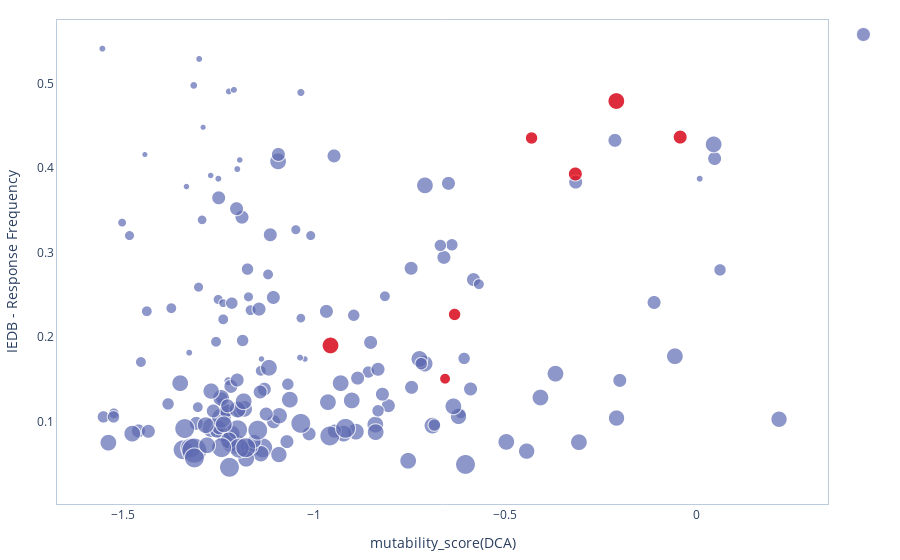

Write notebook code for a chart like this one.
### Markdown cell above
### DCA and IEDB - paper results
Here we plot the DCA mutability score vs. the IEDB response frequency for each site of the RDB domain (Fig 3B of the paper).

The interesting region is the **upper right corner** containing sites which are expected to be mutable (high DCA score) and that can induce immune escape (high RF).

As in the paper, here we use:
- IDEB epitope data updated on 16 May 2021. 
- WHO weekly epidemiological report on Covid-19 (https://www.who.int/publications/m/item/weekly-epidemiological-update-on-covid-19---18-may-2021) published on 18 May 2021. It classifies 6 SARS-CoV-2 variants as variants of interest (VOI) and 4 as variants of concern (VOC). Within the RBD domain, they have mutations in the 417, 452, 477, 478, 483, 484 and 501 positions (red points in the plot).

In the next cells we repeat the analysis using more recent versions of IEDB data and extending the predictions to other protein domains.

### Code cell
# DCA vs. IEDB response frequency
prot = "Spike"
dom = "bCoV_S1_RBD"
score = 'mutability_score(DCA)'

#positions mutated in VOI/VOC (as of May 2021)
list_pos_mutated_VOI_VOC = [417, 452, 477, 478, 483, 484,  501] #red points

df = load_data_dca(path_data = "./data/data_dca_iedb_RDB_domain.csv", protein = prot, domain = dom)
#print(df)
plot_dca_IEDB(df, score, list_pos = list_pos_mutated_VOI_VOC)

### To plot only B(T) cell epitopes (Fig S6)
#df = load_data_dca(path_data = "./data/data_dca_iedb_RDB_domain_BTcell.csv", protein = prot, domain = dom)
#BT_cell = "B_cell" #"T_cell"
#print('***** {0} epitopes *****'.format(BT_cell))
#plot_dca_IEDB_BTcell(df, score, list_pos = list_pos_mutated_VOI_VOC, cell_type = BT_cell)

### Figure 1 — Plotly figure (JSON) as saved in the notebook; plotly's stock layout.template omitted (floating-point values rounded to 4 significant figures; data arrays with more than 128 entries replaced by an {"elided": "..."} marker saying what was removed)
{"data": [{"marker": {"color": "#5D69B1", "size": {"elided": "178 float values"}}, "mode": "markers", "name": "", "text": {"elided": "178 str values"}, "textfont": {"color": "#E58606"}, "textposition": "top right", "type": "scattergl", "uid": "66f9d234-e3fe-4c00-bc2a-5f6fe8a45f51", "x": {"elided": "178 float values"}, "y": {"elided": "178 float values"}}, {"marker": {"color": "red", "size": [12.5, 16.67, 12.5, 11.11, 14.29, 16.67, 14.29]}, "mode": "markers", "showlegend": false, "text": ["wt: K417", "wt: L452", "wt: S477", "wt: T478", "wt: V483", "wt: E484", "wt: N501"], "textfont": {"color": "#E58606"}, "textposition": "top right", "type": "scattergl", "uid": "49b36d94-3950-46cf-80ee-3a7edfc625ce", "x": [-0.4315, -0.9576, -0.6329, -0.6578, -0.317, -0.2097, -0.0427], "y": [0.4356, 0.1903, 0.227, 0.151, 0.3931, 0.4793, 0.4367]}], "layout": {"legend": {"itemclick": "toggleothers", "itemdoubleclick": "toggle"}, "margin": {"b": 20, "l": 20, "r": 20, "t": 20}, "plot_bgcolor": "#FFF", "xaxis": {"linecolor": "#BCCCDC", "mirror": true, "showgrid": true, "title": {"text": "mutability_score(DCA)"}}, "yaxis": {"linecolor": "#BCCCDC", "mirror": true, "showgrid": true, "title": {"text": "IEDB - Response Frequency"}}}}
